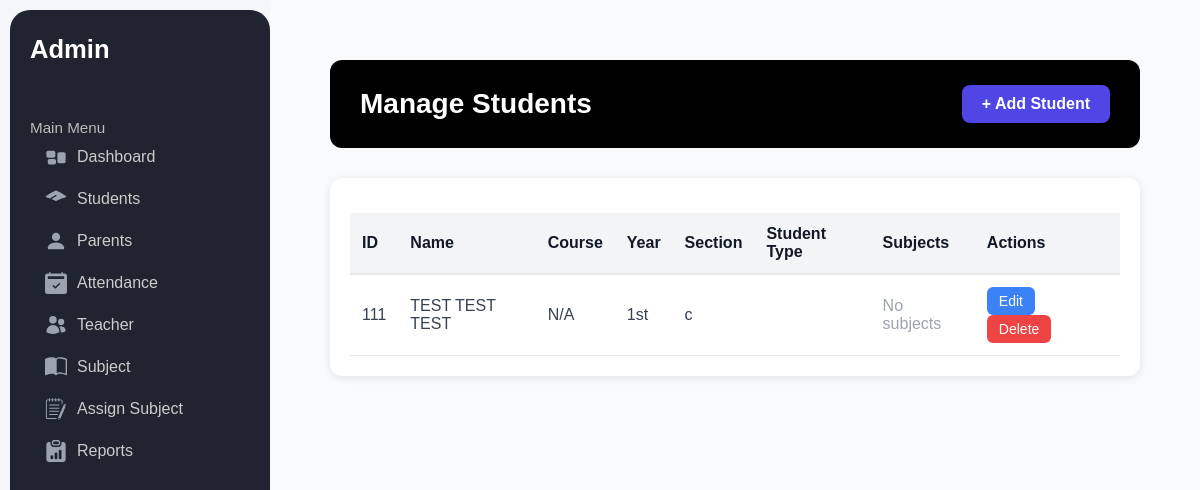
Page /accounts/student/ on the earlier database version.
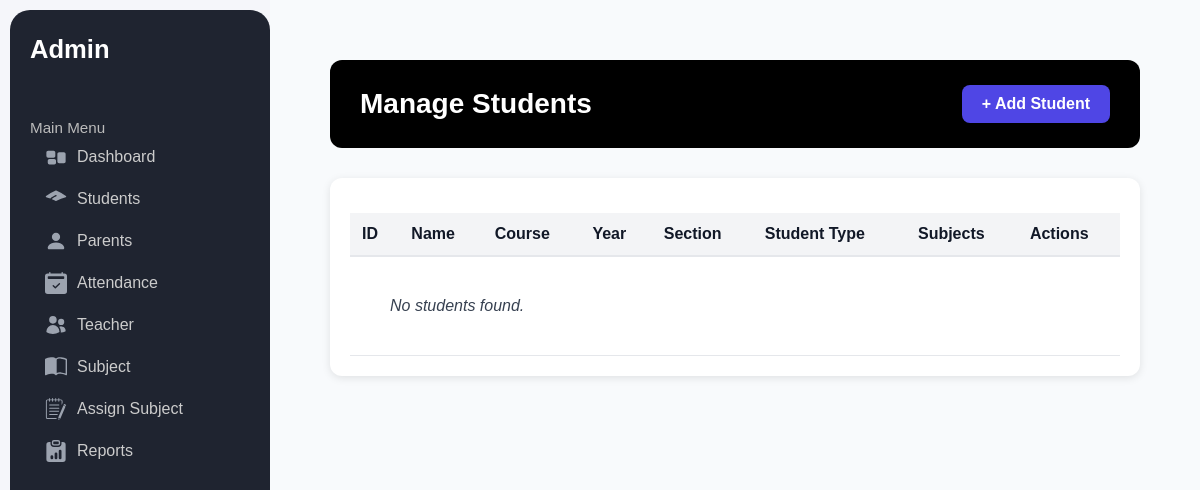
Same page on the later database version.
### accounts/models.py (models this page shows, shortened)
class StudentProfile(models.Model):
    user = models.OneToOneField(CustomUser, on_delete=models.CASCADE, limit_choices_to={'role': 'student'})
    student_ID = models.CharField(primary_key=True, max_length=10)
    first_name = models.CharField(max_length=50)
    middle_name = models.CharField(max_length=50, blank=True, null=True)
    last_name = models.CharField(max_length=50)
    course = models.ForeignKey("academics.Course", on_delete=models.SET_NULL, null=True)
    parents = models.ManyToManyField(ParentProfile, related_name='students', blank=True)
    year = models.CharField(max_length=10, choices=YEAR_LEVEL_CHOICES)
    section = models.CharField(max_length=5, choices=SECTION_CHOICES)
    is_regular = models.CharField(max_length=10, choices=STUDENT_STATUS_CHOICES)
    subjects = models.ManyToManyField("academics.Subject", related_name='students', blank=True)

### accounts/views.py (the view)
# urls.py: path('student/',views.manage_student,name='manage_student'),
def manage_student(request):
    students = StudentProfile.objects.select_related('course').prefetch_related('subjects').all()
    return render(request, 'dashboard/managestudents.html', {'students': students})

### dashboard/templates/dashboard/managestudents.html (shortened to what this page needs)
{% extends 'base.html' %}
{% load static %}
{% block content %}
<div class="dashboard-container">
  <div class="dashboard-header">
    <h2>Manage Students</h2>
    <a href="{% url 'accounts:add_student' %}" class="add-student-btn">+ Add Student</a>
  </div>
  <div class="attendance-box">
    <table class="recent-table">
      <thead>
        <tr>
          <th>ID</th>
          <th>Name</th>
          <th>Course</th>
          <th>Year</th>
          <th>Section</th>
          <th>Student Type</th>
          <th>Subjects</th>
          <th>Actions</th>
        </tr>
      </thead>
      <tbody>
        {% for student in students %}
        <tr>
          <td>{{ student.student_ID }}</td>
          <td>{{ student.first_name }} {{ student.middle_name }} {{ student.last_name }}</td>
          <td>{{ student.course.name|default:"N/A" }}</td>
          <td>{{ student.year }}</td>
          <td>{{ student.section }}</td>
          <td>
          </td>
          <td>
            {% with student.subjects.all as subjects %}
              {% if subjects %}
                <ul style="margin:0; padding-left: 15px;">
                  {% for subject in subjects %}
                    <li>{{ subject.subject_code }} - {{ subject.name }}</li>
                  {% endfor %}
                </ul>
              {% else %}
                <span style="color: #9ca3af;">No subjects</span>
              {% endif %}
            {% endwith %}
          </td>
          <td>
            <a href="javascript:void(0);"
   onclick="window.location.href='{% url 'accounts:edit_student' student.student_ID %}'; event.stopPropagation();"
   class="edit-btn">Edit</a>
            <a href="javascript:void(0);"
   class="delete-btn"
   onclick="if(confirm('Are you sure you want to delete {{ student.first_name }} {{ student.last_name }}?')) { window.location.href='{% url 'accounts:delete_student' student.student_ID %}'; }">
   Delete
</a>
          </td>
        </tr>
        {% empty %}
        <tr>
          <td colspan="8" class="empty-row">No students found.</td>
        </tr>
        {% endfor %}
      </tbody>
    </table>
  </div>
</div>
{% endblock %}

Differences in the rows shown:
removed StudentProfile: student_ID "111", first_name "TEST", middle_name "TEST", last_name "TEST", course.name "N/A", year "1st", section "c"
Other differences:
text now shown: "No students found."
